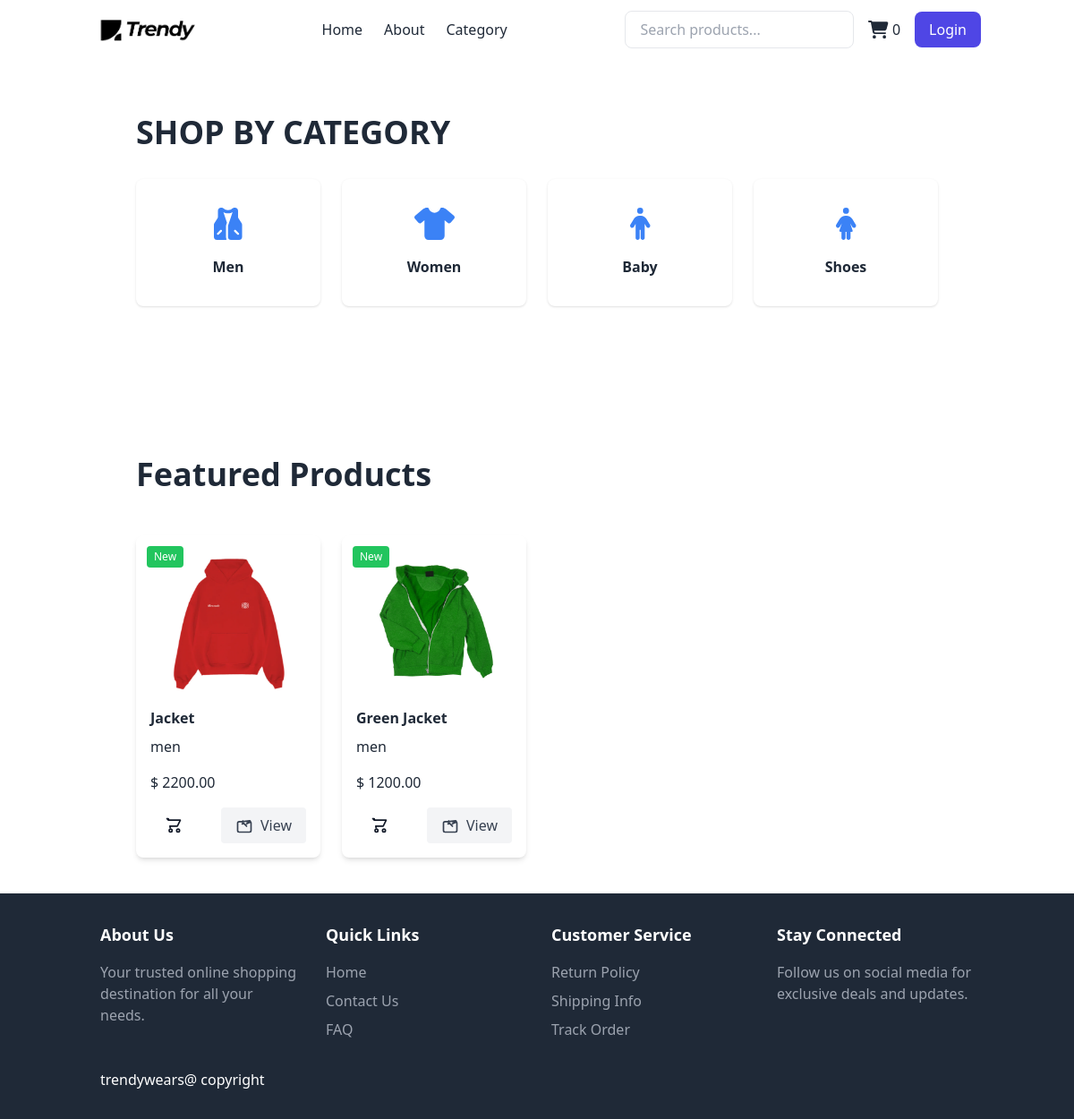
Page /category/men on the committed database.
### store/models.py (models this page shows, shortened)
class Product(models.Model):
    name=models.CharField(max_length=100)
    price=models.DecimalField(default=0,decimal_places=2,max_digits=6)
    Category=models.ForeignKey(Category,on_delete=models.CASCADE,default=1)
    description=models.CharField(max_length=250,default='',blank=True,null=True)
    image=models.ImageField(upload_to='uploads/product/')
    is_sale=models.BooleanField(default=False)
    sale_price=models.DecimalField(default=0,decimal_places=2,max_digits=6)
    created_at = models.DateField(default=timezone.now)  # Using timezone.now() here
    @property
    def is_new(self):
        return timezone.now().date() - self.created_at <= timedelta(days=7)

class Category(models.Model):
    name = models.CharField(max_length=50)  # Category name (max 50 chars)
    def __str__(self):
        return self.name  # Returns category name as string
    class Meta:
        verbose_name_plural = 'categories'  # Admin plural name

### store/views.py (the view)
# urls.py: path('category/<str:foo>',views.category_page, name='category'),
def category_page(request, foo):
    category_name = foo.replace('-', ' ')
    try:
        category = get_object_or_404(Category, name__iexact=category_name)
        products = Product.objects.filter(Category=category)
        return render(request, 'category.html', {
            'products': products,  # List of products in the selected category
            'category': category   # The current category being viewed
        })
    except Category.DoesNotExist:
        messages.error(request, "The category you are looking for does not exist.")
        return redirect('home')  # Redirect to the home page

### store/templates/category.html (shortened to what this page needs)
{% extends "base.html" %}
{% load static %}
{% block content %}
    <section id="categories" class="relative bg-white text-gray-800 py-32">
        <div class="container mx-auto px-8 lg:px-16">
            <div class="text-left mb-8">
                <h2 class="text-l font-bold text-gray-800 sm:text-4xl uppercase">Shop by Category</h2>
            </div>
            <div class="grid grid-cols-2 md:grid-cols-4 gap-6">
                <a href="{% url 'category' 'men' %}" class="block">
                    <div class="bg-white p-8 rounded-lg shadow hover:shadow-lg transition-shadow text-center">
                        <i class="fas fa-vest text-4xl text-blue-500 mb-4"></i>
                        <h3 class="font-semibold text-gray-800">Men</h3>
                    </div>
                </a>
                <a href="{% url 'category' 'women' %}" class="block">
                    <div class="bg-white p-8 rounded-lg shadow hover:shadow-lg transition-shadow text-center">
                        <i class="fas fa-tshirt text-4xl text-blue-500 mb-4"></i>
                        <h3 class="font-semibold text-gray-800">Women</h3>
                    </div>
                </a>
                <a href="{% url 'category' 'baby' %}" class="block">
                    <div class="bg-white p-8 rounded-lg shadow hover:shadow-lg transition-shadow text-center">
                        <i class="fas fa-male text-4xl text-blue-500 mb-4"></i>
                        <h3 class="font-semibold text-gray-800">Baby</h3>
                    </div>
                </a>
                <a href="{% url 'category' 'shoes' %}" class="block">
                    <div class="bg-white p-8 rounded-lg shadow hover:shadow-lg transition-shadow text-center">
                        <i class="fas fa-female text-4xl text-blue-500 mb-4"></i>
                        <h3 class="font-semibold text-gray-800">Shoes</h3>
                    </div>
                </a>
            </div>
        </div>
    </section>
    <section id="products" class="relative bg-white text-gray-800 py-10">
        <div class="container mx-auto px-8 lg:px-16">
            <div class="text-left mb-12">
                <h2 class="text-xl font-bold text-gray-800 sm:text-4xl">Featured Products</h2>
            </div>
            <div class="grid md:grid-cols-4 gap-6" id="featuredProducts">
                {% for product in products %}
                    <div class="bg-white p-4 rounded-lg shadow-md product-hover relative">
                        <img src="{{ product.image.url }}" alt="{{ product.name }}" class="w-full h-40 object-cover mb-4 rounded">
                        {% if product.is_new %}
                            <span class="absolute top-3 left-3 bg-green-500 text-white text-xs px-2 py-1 rounded">New</span>
                        {% endif %}
                        <h3 class="font-bold text-l mb-2">{{ product.name }}</h3>
                        <p class="text-gray-800 mb-4">{{ product.Category }}</p>
                        <p class="text-gray-800 mb-4">$ {{ product.price }}</p>
                        <div class="flex justify-between items-center">
                            <button
                                class="text-gray-900 px-4 py-2 rounded hover:text-blue-600 flex items-center gap-2"
                                onclick="addToCart('{{ product.id }}')">
                                <svg xmlns="http://www.w3.org/2000/svg" class="h-5 w-5" fill="none" viewBox="0 0 24 24" stroke="currentColor">
                                    <path stroke-linecap="round" stroke-linejoin="round" stroke-width="2" d="M3 3h2l.4 2M7 13h10l4-8H5.4m-.4 0L3 3m4 10l.4 2m.6 6a2 2 0 100-4 2 2 0 000 4zm10 0a2 2 0 100-4 2 2 0 000 4z" />
                                </svg>
                            </button>
                            <a
                                href="/product/{{ product.id }}"
                                class="bg-gray-100 text-gray-700 px-4 py-2 rounded hover:bg-gray-200 flex items-center gap-2">
                                View
                            </a>
                        </div>
                    </div>
                {% endfor %}
            </div>
        </div>
    </section>
{% endblock %}

### rows in the picture
Product: image (picture), created_at "New", name "Jacket", Category "men", price "2200.00"
Product: image (picture), created_at "New", name "Green Jacket", Category "men", price "1200.00"
